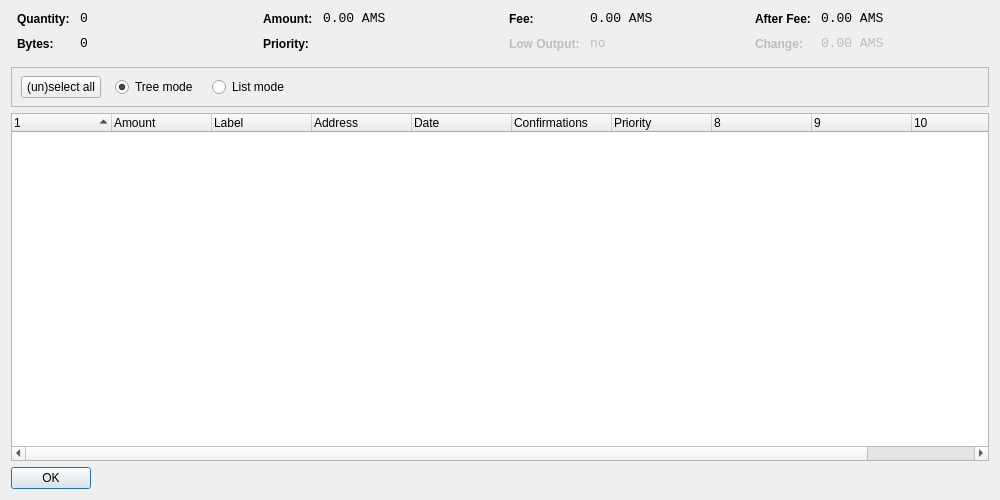
<?xml version="1.0" encoding="UTF-8"?>
<ui version="4.0">
 <class>CoinControlDialog</class>
 <widget class="QDialog" name="CoinControlDialog">
  <property name="geometry">
   <rect>
    <x>0</x>
    <y>0</y>
    <width>1000</width>
    <height>500</height>
   </rect>
  </property>
  <property name="windowTitle">
   <string>Coin Control</string>
  </property>
  <layout class="QVBoxLayout" name="verticalLayout">
   <item>
    <layout class="QHBoxLayout" name="horizontalLayoutTop" stretch="0,0,0,0">
     <property name="topMargin">
      <number>0</number>
     </property>
     <property name="bottomMargin">
      <number>10</number>
     </property>
     <item>
      <layout class="QFormLayout" name="formLayoutCoinControl1">
       <property name="horizontalSpacing">
        <number>10</number>
       </property>
       <property name="verticalSpacing">
        <number>10</number>
       </property>
       <property name="leftMargin">
        <number>6</number>
       </property>
       <property name="rightMargin">
        <number>6</number>
       </property>
       <item row="0" column="0">
        <widget class="QLabel" name="labelCoinControlQuantityText">
         <property name="styleSheet">
          <string notr="true">font-weight:bold;</string>
         </property>
         <property name="text">
          <string>Quantity:</string>
         </property>
        </widget>
       </item>
       <item row="0" column="1">
        <widget class="QLabel" name="labelCoinControlQuantity">
         <property name="font">
          <font>
           <family>Monospace</family>
           <pointsize>10</pointsize>
          </font>
         </property>
         <property name="cursor">
          <cursorShape>IBeamCursor</cursorShape>
         </property>
         <property name="contextMenuPolicy">
          <enum>Qt::ActionsContextMenu</enum>
         </property>
         <property name="text">
          <string notr="true">0</string>
         </property>
         <property name="textInteractionFlags">
          <set>Qt::LinksAccessibleByMouse|Qt::TextSelectableByKeyboard|Qt::TextSelectableByMouse</set>
         </property>
        </widget>
       </item>
       <item row="1" column="0">
        <widget class="QLabel" name="labelCoinControlBytesText">
         <property name="styleSheet">
          <string notr="true">font-weight:bold;</string>
         </property>
         <property name="text">
          <string>Bytes:</string>
         </property>
        </widget>
       </item>
       <item row="1" column="1">
        <widget class="QLabel" name="labelCoinControlBytes">
         <property name="font">
          <font>
           <family>Monospace</family>
           <pointsize>10</pointsize>
          </font>
         </property>
         <property name="cursor">
          <cursorShape>IBeamCursor</cursorShape>
         </property>
         <property name="contextMenuPolicy">
          <enum>Qt::ActionsContextMenu</enum>
         </property>
         <property name="text">
          <string notr="true">0</string>
         </property>
         <property name="textInteractionFlags">
          <set>Qt::LinksAccessibleByMouse|Qt::TextSelectableByKeyboard|Qt::TextSelectableByMouse</set>
         </property>
        </widget>
       </item>
      </layout>
     </item>
     <item>
      <layout class="QFormLayout" name="formLayoutCoinControl2">
       <property name="horizontalSpacing">
        <number>10</number>
       </property>
       <property name="verticalSpacing">
        <number>10</number>
       </property>
       <property name="leftMargin">
        <number>6</number>
       </property>
       <property name="rightMargin">
        <number>6</number>
       </property>
       <item row="0" column="0">
        <widget class="QLabel" name="labelCoinControlAmountText">
         <property name="styleSheet">
          <string notr="true">font-weight:bold;</string>
         </property>
         <property name="text">
          <string>Amount:</string>
         </property>
        </widget>
       </item>
       <item row="0" column="1">
        <widget class="QLabel" name="labelCoinControlAmount">
         <property name="font">
          <font>
           <family>Monospace</family>
           <pointsize>10</pointsize>
          </font>
         </property>
         <property name="cursor">
          <cursorShape>IBeamCursor</cursorShape>
         </property>
         <property name="contextMenuPolicy">
          <enum>Qt::ActionsContextMenu</enum>
         </property>
         <property name="text">
          <string notr="true">0.00 AMS</string>
         </property>
         <property name="textInteractionFlags">
          <set>Qt::LinksAccessibleByMouse|Qt::TextSelectableByKeyboard|Qt::TextSelectableByMouse</set>
         </property>
        </widget>
       </item>
       <item row="1" column="0">
        <widget class="QLabel" name="labelCoinControlPriorityText">
         <property name="styleSheet">
          <string notr="true">font-weight:bold;</string>
         </property>
         <property name="text">
          <string>Priority:</string>
         </property>
        </widget>
       </item>
       <item row="1" column="1">
        <widget class="QLabel" name="labelCoinControlPriority">
         <property name="font">
          <font>
           <family>Monospace</family>
           <pointsize>10</pointsize>
          </font>
         </property>
         <property name="cursor">
          <cursorShape>IBeamCursor</cursorShape>
         </property>
         <property name="contextMenuPolicy">
          <enum>Qt::ActionsContextMenu</enum>
         </property>
         <property name="text">
          <string/>
         </property>
         <property name="textInteractionFlags">
          <set>Qt::LinksAccessibleByMouse|Qt::TextSelectableByKeyboard|Qt::TextSelectableByMouse</set>
         </property>
        </widget>
       </item>
      </layout>
     </item>
     <item>
      <layout class="QFormLayout" name="formLayoutCoinControl3">
       <property name="horizontalSpacing">
        <number>10</number>
       </property>
       <property name="verticalSpacing">
        <number>10</number>
       </property>
       <property name="leftMargin">
        <number>6</number>
       </property>
       <property name="rightMargin">
        <number>6</number>
       </property>
       <item row="0" column="0">
        <widget class="QLabel" name="labelCoinControlFeeText">
         <property name="styleSheet">
          <string notr="true">font-weight:bold;</string>
         </property>
         <property name="text">
          <string>Fee:</string>
         </property>
        </widget>
       </item>
       <item row="0" column="1">
        <widget class="QLabel" name="labelCoinControlFee">
         <property name="font">
          <font>
           <family>Monospace</family>
           <pointsize>10</pointsize>
          </font>
         </property>
         <property name="cursor">
          <cursorShape>IBeamCursor</cursorShape>
         </property>
         <property name="contextMenuPolicy">
          <enum>Qt::ActionsContextMenu</enum>
         </property>
         <property name="text">
          <string notr="true">0.00 AMS</string>
         </property>
         <property name="textInteractionFlags">
          <set>Qt::LinksAccessibleByMouse|Qt::TextSelectableByKeyboard|Qt::TextSelectableByMouse</set>
         </property>
        </widget>
       </item>
       <item row="1" column="0">
        <widget class="QLabel" name="labelCoinControlLowOutputText">
         <property name="enabled">
          <bool>false</bool>
         </property>
         <property name="styleSheet">
          <string notr="true">font-weight:bold;</string>
         </property>
         <property name="text">
          <string>Low Output:</string>
         </property>
        </widget>
       </item>
       <item row="1" column="1">
        <widget class="QLabel" name="labelCoinControlLowOutput">
         <property name="enabled">
          <bool>false</bool>
         </property>
         <property name="font">
          <font>
           <family>Monospace</family>
           <pointsize>10</pointsize>
          </font>
         </property>
         <property name="cursor">
          <cursorShape>IBeamCursor</cursorShape>
         </property>
         <property name="contextMenuPolicy">
          <enum>Qt::ActionsContextMenu</enum>
         </property>
         <property name="text">
          <string notr="true">no</string>
         </property>
         <property name="textInteractionFlags">
          <set>Qt::LinksAccessibleByMouse|Qt::TextSelectableByKeyboard|Qt::TextSelectableByMouse</set>
         </property>
        </widget>
       </item>
      </layout>
     </item>
     <item>
      <layout class="QFormLayout" name="formLayoutCoinControl4">
       <property name="horizontalSpacing">
        <number>10</number>
       </property>
       <property name="verticalSpacing">
        <number>10</number>
       </property>
       <property name="leftMargin">
        <number>6</number>
       </property>
       <property name="rightMargin">
        <number>6</number>
       </property>
       <item row="0" column="0">
        <widget class="QLabel" name="labelCoinControlAfterFeeText">
         <property name="styleSheet">
          <string notr="true">font-weight:bold;</string>
         </property>
         <property name="text">
          <string>After Fee:</string>
         </property>
        </widget>
       </item>
       <item row="0" column="1">
        <widget class="QLabel" name="labelCoinControlAfterFee">
         <property name="font">
          <font>
           <family>Monospace</family>
           <pointsize>10</pointsize>
          </font>
         </property>
         <property name="cursor">
          <cursorShape>IBeamCursor</cursorShape>
         </property>
         <property name="contextMenuPolicy">
          <enum>Qt::ActionsContextMenu</enum>
         </property>
         <property name="text">
          <string notr="true">0.00 AMS</string>
         </property>
         <property name="textInteractionFlags">
          <set>Qt::LinksAccessibleByMouse|Qt::TextSelectableByKeyboard|Qt::TextSelectableByMouse</set>
         </property>
        </widget>
       </item>
       <item row="1" column="0">
        <widget class="QLabel" name="labelCoinControlChangeText">
         <property name="enabled">
          <bool>false</bool>
         </property>
         <property name="styleSheet">
          <string notr="true">font-weight:bold;</string>
         </property>
         <property name="text">
          <string>Change:</string>
         </property>
        </widget>
       </item>
       <item row="1" column="1">
        <widget class="QLabel" name="labelCoinControlChange">
         <property name="enabled">
          <bool>false</bool>
         </property>
         <property name="font">
          <font>
           <family>Monospace</family>
           <pointsize>10</pointsize>
          </font>
         </property>
         <property name="cursor">
          <cursorShape>IBeamCursor</cursorShape>
         </property>
         <property name="contextMenuPolicy">
          <enum>Qt::ActionsContextMenu</enum>
         </property>
         <property name="text">
          <string notr="true">0.00 AMS</string>
         </property>
         <property name="textInteractionFlags">
          <set>Qt::LinksAccessibleByMouse|Qt::TextSelectableByKeyboard|Qt::TextSelectableByMouse</set>
         </property>
        </widget>
       </item>
      </layout>
     </item>
    </layout>
   </item>
   <item>
    <widget class="QFrame" name="frame">
     <property name="minimumSize">
      <size>
       <width>0</width>
       <height>40</height>
      </size>
     </property>
     <property name="frameShape">
      <enum>QFrame::StyledPanel</enum>
     </property>
     <property name="frameShadow">
      <enum>QFrame::Sunken</enum>
     </property>
     <widget class="QWidget" name="horizontalLayoutWidget">
      <property name="geometry">
       <rect>
        <x>10</x>
        <y>0</y>
        <width>781</width>
        <height>41</height>
       </rect>
      </property>
      <layout class="QHBoxLayout" name="horizontalLayoutPanel" stretch="0,0,0,0,0">
       <property name="spacing">
        <number>14</number>
       </property>
       <item>
        <widget class="QPushButton" name="pushButtonSelectAll">
         <property name="sizePolicy">
          <sizepolicy hsizetype="Maximum" vsizetype="Fixed">
           <horstretch>0</horstretch>
           <verstretch>0</verstretch>
          </sizepolicy>
         </property>
         <property name="text">
          <string>(un)select all</string>
         </property>
        </widget>
       </item>
       <item>
        <widget class="QRadioButton" name="radioTreeMode">
         <property name="sizePolicy">
          <sizepolicy hsizetype="Maximum" vsizetype="Fixed">
           <horstretch>0</horstretch>
           <verstretch>0</verstretch>
          </sizepolicy>
         </property>
         <property name="text">
          <string>Tree mode</string>
         </property>
         <property name="checked">
          <bool>true</bool>
         </property>
        </widget>
       </item>
       <item>
        <widget class="QRadioButton" name="radioListMode">
         <property name="sizePolicy">
          <sizepolicy hsizetype="Maximum" vsizetype="Fixed">
           <horstretch>0</horstretch>
           <verstretch>0</verstretch>
          </sizepolicy>
         </property>
         <property name="text">
          <string>List mode</string>
         </property>
        </widget>
       </item>
       <item>
        <spacer name="horizontalSpacer">
         <property name="orientation">
          <enum>Qt::Horizontal</enum>
         </property>
         <property name="sizeHint" stdset="0">
          <size>
           <width>40</width>
           <height>20</height>
          </size>
         </property>
        </spacer>
       </item>
      </layout>
     </widget>
    </widget>
   </item>
   <item>
    <widget class="CoinControlTreeWidget" name="treeWidget">
     <property name="contextMenuPolicy">
      <enum>Qt::CustomContextMenu</enum>
     </property>
     <property name="sortingEnabled">
      <bool>false</bool>
     </property>
     <property name="columnCount">
      <number>11</number>
     </property>
     <attribute name="headerShowSortIndicator" stdset="0">
      <bool>true</bool>
     </attribute>
     <attribute name="headerStretchLastSection">
      <bool>false</bool>
     </attribute>
     <column>
      <property name="text">
       <string/>
      </property>
     </column>
     <column>
      <property name="text">
       <string>Amount</string>
      </property>
     </column>
     <column>
      <property name="text">
       <string>Label</string>
      </property>
     </column>
     <column>
      <property name="text">
       <string>Address</string>
      </property>
     </column>
     <column>
      <property name="text">
       <string>Date</string>
      </property>
     </column>
     <column>
      <property name="text">
       <string>Confirmations</string>
      </property>
      <property name="toolTip">
       <string>Confirmed</string>
      </property>
     </column>
     <column>
      <property name="text">
       <string>Priority</string>
      </property>
     </column>
     <column>
      <property name="text">
       <string/>
      </property>
     </column>
     <column>
      <property name="text">
       <string/>
      </property>
     </column>
     <column>
      <property name="text">
       <string/>
      </property>
     </column>
     <column>
      <property name="text">
       <string/>
      </property>
     </column>
    </widget>
   </item>
   <item>
    <widget class="QDialogButtonBox" name="buttonBox">
     <property name="sizePolicy">
      <sizepolicy hsizetype="Maximum" vsizetype="Fixed">
       <horstretch>0</horstretch>
       <verstretch>0</verstretch>
      </sizepolicy>
     </property>
     <property name="orientation">
      <enum>Qt::Horizontal</enum>
     </property>
     <property name="standardButtons">
      <set>QDialogButtonBox::Ok</set>
     </property>
    </widget>
   </item>
  </layout>
 </widget>
 <customwidgets>
  <customwidget>
   <class>CoinControlTreeWidget</class>
   <extends>QTreeWidget</extends>
   <header>coincontroltreewidget.h</header>
  </customwidget>
 </customwidgets>
 <resources/>
 <connections/>
</ui>
